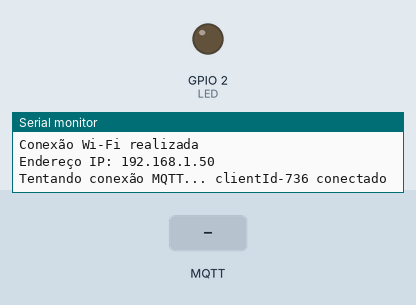
The sketch below on a simulated ESP32. On the bench: output pins drawn as LEDs (lit = HIGH), the last lines printed to the serial monitor. Inputs (shaded band) come from the test bench. WiFi joins after 1.5 s; servers stay silent unless stated; random numbers use the default seed unless the sketch sets one; no MQTT or app messages arrive unless stated.

Above: at 3.2 s.
3.3 s: MQTT message "on" arrives on the first subscribed topic
At 4.3 s:
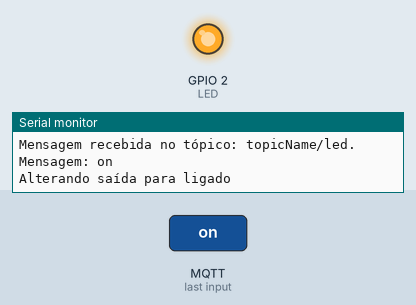
6.3 s: MQTT message "off" arrives on the first subscribed topic
At 6.6 s:
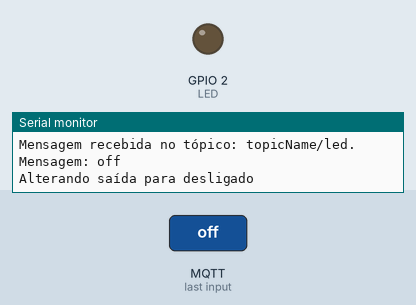
Timing chart, 0 to 9.3 s (numbered marks = the images above; inputs shaded):
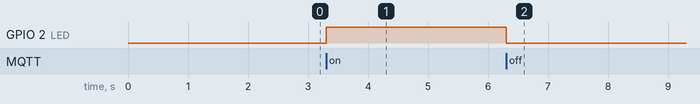

The sketch:

ex20_esp32_SERVIDOR_MQTT_LED.ino
```cpp
/* VIGÉSIMO PROGRAMA (IoT COM SERVIDOR MQTT, ESP32 E LED)
   DANIEL RODRIGUES DE SOUSA 10/05/2024 */

#include <WiFi.h>
#include <PubSubClient.h>


#define SSID        "Wokwi-GUEST"       // Define o nome da rede Wi-Fi
#define PASS        ""                  // Define a senha da rede Wi-Fi (vazia)
#define MQTTSERVER  "test.mosquitto.org"// Define o servidor MQTT
#define PORT        1883                // Define a porta do servidor MQTT

// Lista de servidores MQTT alternativos
/*
test.mosquitto.org
broker.hivemq.com
mqtt.eclipseprojects.io
broker.emqx.io
*/

#define LED   2   // Definição de um pino LED

char clientId[50];// Variável para armazenar o ID do cliente MQTT

WiFiClient espClient;           // Criacao de uma instancia da classe WiFiClient
PubSubClient client(espClient); // Criacao de uma instancia da classe PubSubClient, que utiliza a instância WiFiClient como conexão

void setup()
{
  Serial.begin(115200);      // Inicializa a serial com uma taxa de baudios de 115200
  randomSeed(analogRead(0)); // Semente aleatória para gerar números aleatórios

  delay(10); // Atraso de 10 milissegundos

  Serial.print("Se conectando a: ");  // Imprime o nome da rede Wi-Fi
  Serial.println(SSID);               // Imprime o nome da rede Wi-Fi

  WiFi.begin(SSID, PASS);             // Se conecta ao Wi-Fi com as credenciais definidas

  while(WiFi.status() != WL_CONNECTED)// Verifica se a conexão foi bem-sucedida
  {
    delay(1000);      // Atraso de 1 segundo
    Serial.print(".");// Imprime um ponto para indicar o progresso da conexão
  }

  WiFi.mode(WIFI_STA);// Define a modalidade da conexão Wi-Fi (modo estação)

  Serial.println(""); // Pula uma linha
  Serial.println("Conexão Wi-Fi realizada");
  Serial.print("Endereço IP: ");  // Imprime o endereço IP do dispositivo
  Serial.println(WiFi.localIP()); // Imprime o endereço IP local

  client.setServer(MQTTSERVER, PORT); // Define o servidor MQTT e a porta
  client.setCallback(callback);       // Define uma função de callback para lidar com as mensagens recebidas

  pinMode(LED, OUTPUT); // Configura o pino LED como saída
}

void mqttReconnect()
{
  while(!client.connected())
  {
    Serial.print("Tentando conexão MQTT... ");  // Imprime uma mensagem indicando que o ESP32 está tentando se conectar ao servidor MQTT
    long r = random(1000);                      // Gera um valor aleatório para ser usado como ID do cliente MQTT
    sprintf(clientId, "clientId-%ld", r);       // Converte o valor aleatório em string e armazena no ID do cliente MQTT

    if(client.connect(clientId))
    {
      Serial.print(clientId);
      Serial.println(" conectado");     // Imprime uma mensagem indicando que a conexão ao servidor MQTT foi bem-sucedida
      client.subscribe("topicName/led");// Inscreve o ESP32 para receber mensagens do tópico "topicName/led"
    }
    else
    {
      Serial.print("falhou, rc=");
      Serial.print(client.state());
      Serial.println(" tentando novamente em 5 segundos");  // Imprime uma mensagem indicando que a conexão ao servidor MQTT falhou e o ESP32 está tentando se conectar novamente
      delay(5000);  // Atraso de 5 segundos antes de tentar se conectar novamente
    }
  }
}

void callback(char* topic, byte* message, unsigned int length)
{
  Serial.print("Mensagem recebida no tópico: ");  // Imprime o nome do tópico que a mensagem foi enviada

  Serial.print(topic);          // Imprime o nome do tópico
  Serial.print(". Mensagem: "); // Imprime uma mensagem indicando que uma mensagem foi recebida

  String stMessage; // Variável para armazenar a mensagem recebida como string

  for(int i = 0; i < length; i++)
  {
    Serial.print((char)message[i]); // Imprime cada caractere da mensagem
    stMessage += (char)message[i];  // Adiciona cada caractere à variável de armazenamento
  }

  Serial.println("");

  if(String(topic) == "topicName/led") // Se o tópico dor "topicName/led"
  {
    Serial.print("Alterando saída para ");
    if(stMessage == "on")         // Se mensagem for "on", liga LED
    {
      Serial.println("ligado");
      digitalWrite(LED, HIGH);
    }
    else if(stMessage == "off")   // Se mensagem for "off", liga LED
    {
      Serial.println("desligado");
      digitalWrite(LED, LOW);
    }
  }
}

void loop()
{
  if(!client.connected())
  {
    mqttReconnect();  // Tente se conectar ao servidor MQTT novamente
  }

  client.loop();      // Mantém a conexão com o servidor MQTT ativa
}
```

Measured:
- after the input at 3.3 s, GPIO 2 (LED): LOW → HIGH at once
- after the input at 6.3 s, GPIO 2 (LED): HIGH → LOW at once
